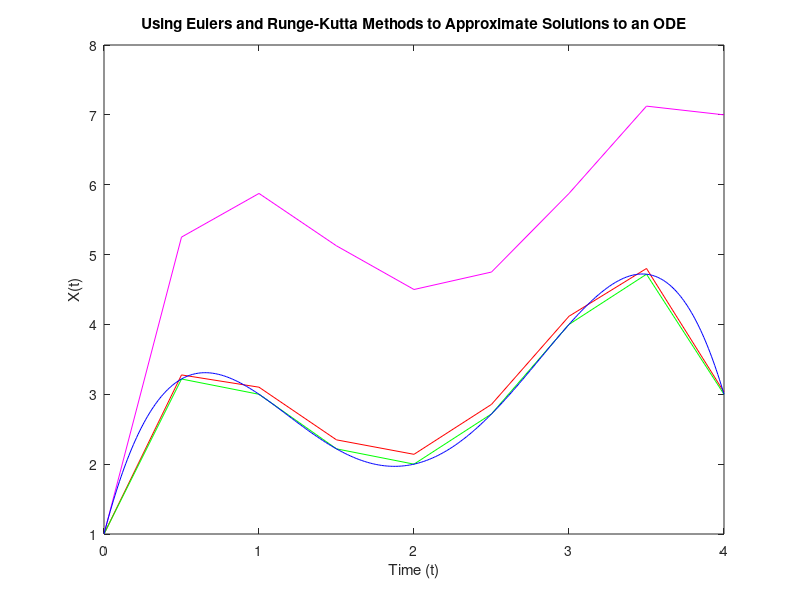

The MATLAB script that drew this image: (Note: this script raises an error after producing the figure.)
%%Raymond Waidmann
%%18157816, rcw5k2
%%MAE 3100, Lab 12, 11/14/19

%%Using Eulers and Runge-Kutta Methods to approximate solutions to an ODE

%%Eulers Method (First Order Runge-Kutta)
df=@(t) -2*t^3+12*t^2-20*t+8.5; %%given functions and constants
t=0:0.5:4;
h=0.5; 
x(1)=1; 

for i = 1 : length(t) - 1
   x(i+1) = x(i) + (df(t(i))).*h; %%Eulers method formula
end

fprintf('Eulers Method\n   Time(t)      x(t)\n'); %%displaying results to command window
disp([t' x']);
plot(t,x,'m');
xlabel('Time (t)'), ylabel('X(t)'); %%graphing results
hold on;

%%Ralstons Method (Second Order Runge-Kutta)
    %%a1 = 1/3, a2 = 2/3, p1 = q11 = 3/4 (given constants on lab doc)
y(1)=1;

for i = 1 : length(t) - 1
    k1 = df(t(i));
    k2 = df(t(i) + (3/4).*h); %%Ralstons method formulas
    y(i+1) = y(i) + ((1/3).*k1 + (2/3).*k2).*h; 
end

fprintf('\nRalstons Method\n   Time(t)      x(t)\n'); %%displaying and graphing results
disp([t' y']);
plot(t,y,'r');

%%Fourth Order Runge-Kutta Method
    %%p1 = p2 = 1/2, p3 = 1, a1 = a4 = 1/6, a2 = a3 = 1/3 (2/6) (given constants in class)
z(1)=1;

for i = 1 : length(t) - 1
    k1 = df(t(i));
    k2 = df(t(i) + (1/2).*h);
    k3 = df(t(i) + (1/2).*h); %%Runge-kutta 4th order formulas 
    k4 = df(t(i) + h);
    z(i+1) = z(i) + ((1/6).*k1 + (1/3).*k2 + (1/3).*k3 + (1/6).*k4).*h;
end

fprintf('\nRunge-Kutta 4th Order\n   Time(t)      x(t)\n'); %%displaying and graphing results
disp([t' z']);
plot(t,z,'g');

%%Exact Solution
f=@(t) -1/2.*t.^4+4.*t.^3-10.*t.^2+8.5.*t+1; %%solution to the ODE
s = f(t);
fprintf('\nExact Solution\n   Time(t)      x(t)\n'); %%displaying and graphing results
disp([t' s']);
t2=0:0.01:4;
plot(t2,f(t2),'b');
title('Using Eulers and Runge-Kutta Methods to Approximate Solutions to an ODE');
legend('Eulers','Ralstons','4th order RK','Exact Solution','Location','N');